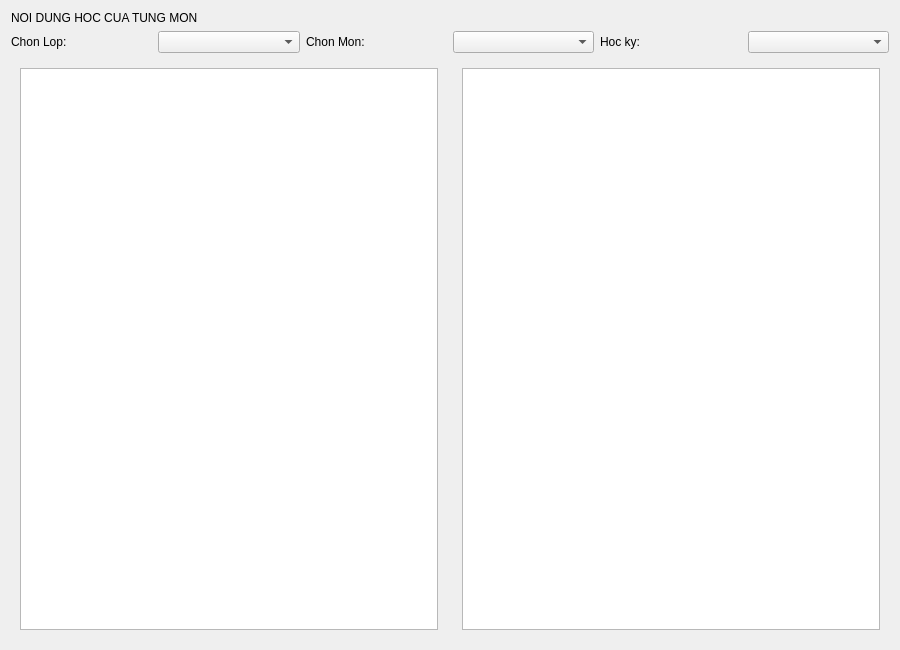
<?xml version="1.0" encoding="UTF-8"?>
<ui version="4.0">
 <class>ManHinhHocTap</class>
 <widget class="QWidget" name="ManHinhHocTap">
  <property name="geometry">
   <rect>
    <x>0</x>
    <y>0</y>
    <width>900</width>
    <height>650</height>
   </rect>
  </property>
  <property name="windowTitle">
   <string>Noi dung hoc theo Lop - EduVerse AI</string>
  </property>
  <layout class="QVBoxLayout" name="verticalLayoutMain">
   <item>
    <widget class="QLabel" name="titleLabel">
     <property name="text">
      <string>NOI DUNG HOC CUA TUNG MON</string>
     </property>
    </widget>
   </item>
   <item>
    <layout class="QHBoxLayout" name="filterLayout">
     <item>
      <widget class="QLabel" name="lblLop">
       <property name="text">
        <string>Chon Lop:</string>
       </property>
      </widget>
     </item>
     <item>
      <widget class="QComboBox" name="cboLop"/>
     </item>
     <item>
      <widget class="QLabel" name="lblMon">
       <property name="text">
        <string>Chon Mon:</string>
       </property>
      </widget>
     </item>
     <item>
      <widget class="QComboBox" name="cboMon"/>
     </item>
     <item>
      <widget class="QLabel" name="lblHocKy">
       <property name="text">
        <string>Hoc ky:</string>
       </property>
      </widget>
     </item>
     <item>
      <widget class="QComboBox" name="cboHocKy"/>
     </item>
    </layout>
   </item>
   <item>
    <layout class="QHBoxLayout" name="contentLayout">
     <item>
      <widget class="QFrame" name="leftFrame">
       <layout class="QVBoxLayout" name="verticalLayoutLeft">
        <item>
         <widget class="QListWidget" name="listChuong"/>
        </item>
       </layout>
      </widget>
     </item>
     <item>
      <widget class="QFrame" name="rightFrame">
       <layout class="QVBoxLayout" name="verticalLayoutRight">
        <item>
         <widget class="QTextEdit" name="txtNoiDung"/>
        </item>
       </layout>
      </widget>
     </item>
    </layout>
   </item>
  </layout>
 </widget>
 <resources/>
 <connections/>
</ui>
